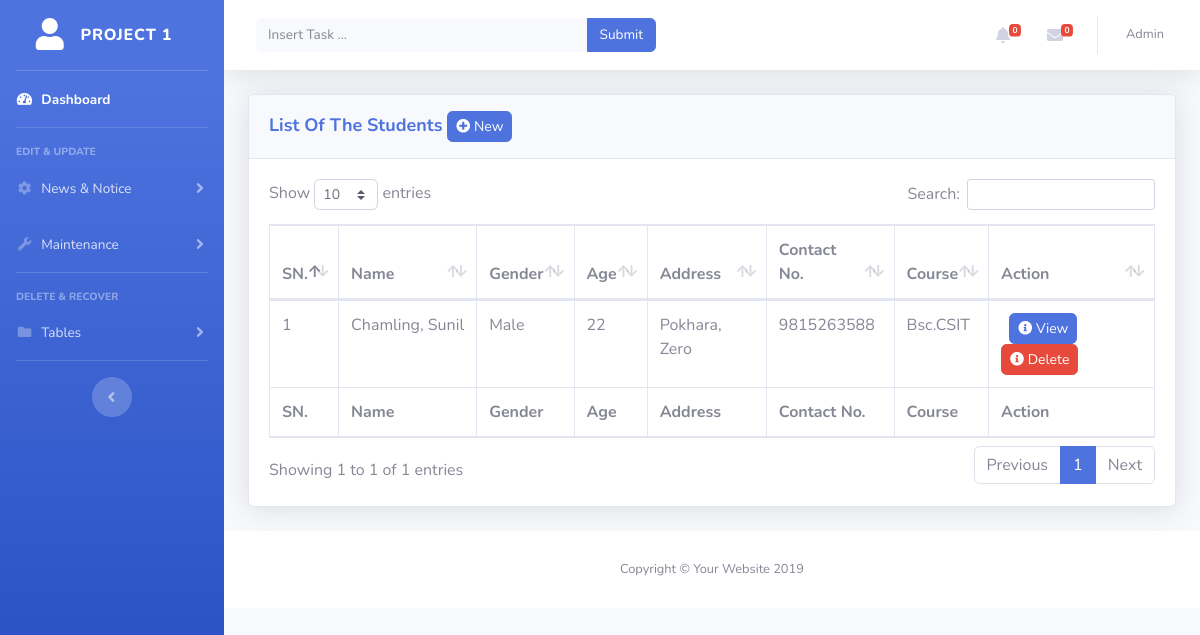
/admin_panel/setStudents.php (signed in), run on the app's committed database.
### tables this page shows
CREATE TABLE `student_details` (
  `s_id` int(11) NOT NULL,
  `student_id` int(11) NOT NULL,
  `email` varchar(255) NOT NULL,
  `semester` varchar(255) NOT NULL,
  `firstname` varchar(255) NOT NULL,
  `lastname` varchar(255) NOT NULL,
  `middlename` varchar(40) NOT NULL,
  `paddress` varchar(255) NOT NULL,
  `sex` varchar(45) NOT NULL,
  `dob` date NOT NULL,
  `birthplace` varchar(255) NOT NULL,
  `nationality` varchar(45) NOT NULL,
  `religion` varchar(44) NOT NULL,
  `contact` varchar(20) NOT NULL,
  `maritalstatus` varchar(40) NOT NULL,
  `course_id` int(11) NOT NULL,
  `guardian_name` varchar(255) NOT NULL,
  `academic_year` varchar(255) NOT NULL,
  `value` int(11) NOT NULL
);

CREATE TABLE `course` (
  `course_id` int(11) NOT NULL,
  `course_name` varchar(255) NOT NULL,
  `course_desc` longtext NOT NULL,
  `dept_id` int(11) NOT NULL,
  `value` int(11) NOT NULL
);

### admin_panel/setStudents.php (the view, shortened to what this page needs)
<?php include'includes/header.php';
 ?>
<div class="container-fluid">
  <div class="row ">
    <div class="col-md-12">
      <div class="card shadow mb-4">
           <div class="card-header py-3">
            <h6 class="m-0 font-weight-bold text-primary" style="font-size:18px">List Of The Students <a href="setStudents.php?AddNewStudent" class="btn btn-primary btn-sm rounded">  <i class="fa fa-plus-circle fw-fa"></i> New</a></h6>
          </div>
          <div class="card-body">
              <div class="table-responsive">
                <table class="table table-bordered" id="dataTable" width="100%" cellspacing="0">
                  <thead>
                      <tr>
                          <th>SN.</th>
                          <th>Name</th>
                          <th>Gender</th>
                          <th>Age</th>
                          <th>Address</th>
                          <th>Contact No.</th>
                          <th>Course</th>
                          <th>Action</th>
                      </tr>
                  </thead>
                  <tfoot>
                    <tr>
                          <th>SN.</th>
                          <th>Name</th>
                          <th>Gender</th>
                          <th>Age</th>
                          <th>Address</th>
                          <th>Contact No.</th>
                          <th>Course</th>
                          <th>Action</th>
                    </tr>
                  </tfoot>
                  <?php
                  include"includes/config.php";
                      $sql = "SELECT * FROM student_details as s, course as c where s.course_id=c.course_id";
                      $result = mysqli_query($conn, $sql);
                      $students = mysqli_fetch_all($result, MYSQLI_ASSOC);
                   ?>
                   <?php foreach ($students as $student): ?>
                      <?php
                      $count = 0;
                      $count++;
                      $date1 = date_create($student['dob']);
                      $date2 = date_create('now');
                       $age = date_diff($date1,$date2)->y;
                       ?>
                       <tbody>
                      <tr>
                          <td><?php echo $count; ?></td>
                          <td><?php echo $student['lastname']; ?>,&nbsp;<?php echo $student['firstname']; ?></td>
                          <td><?php echo $student['sex']; ?></td>
                           <td><?php echo $age; ?></td>
                          <td><?php echo $student['paddress']; ?></td>
                          <td><?php echo $student['contact']; ?></td>
                          <td><?php echo $student['course_name']; ?></td>
                          <td>&nbsp;&nbsp;<a href="setStudents.php?View&&id=<?php echo $student['s_id']; ?>"  class="btn btn-primary btn-sm rounded" ><i class="fa fa-info-circle"></i> View</a>&nbsp;&nbsp;<a href="setStudents.php?delete&&id=<?php echo $student['s_id']; ?>"  class="btn btn-danger btn-sm rounded" >  <i class="fa fa-info-circle"></i> Delete</a></td>
                      </tr>
                      </tbody>
                       <?php endforeach; ?>
              </table>
            </div>
          </div>
        </div>
      </div>
  </div>
</div>
    <?php include"includes/footer.php"; ?>

### data on the page
student_details: count "1", lastname "Chamling", firstname "Sunil", sex "Male", dob "22", paddress "Pokhara, Zero", contact "9815263588", course.course_name "Bsc.CSIT"
